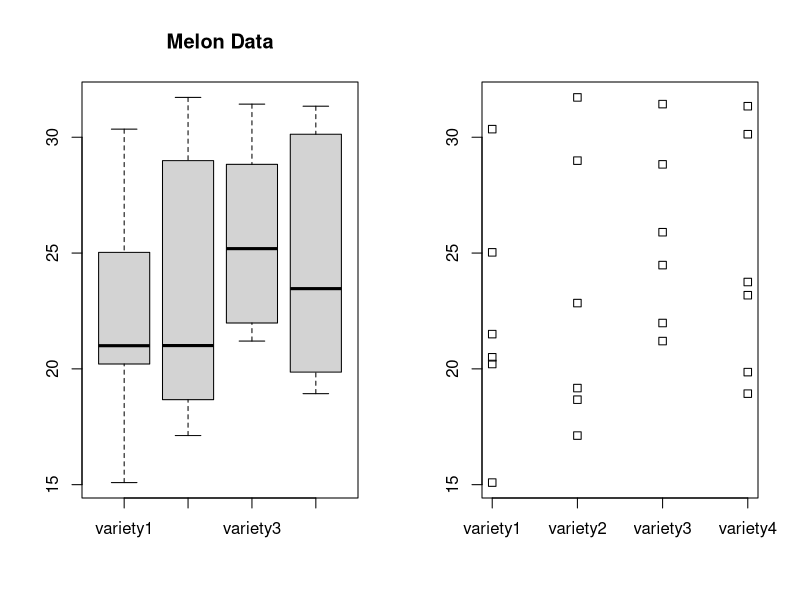
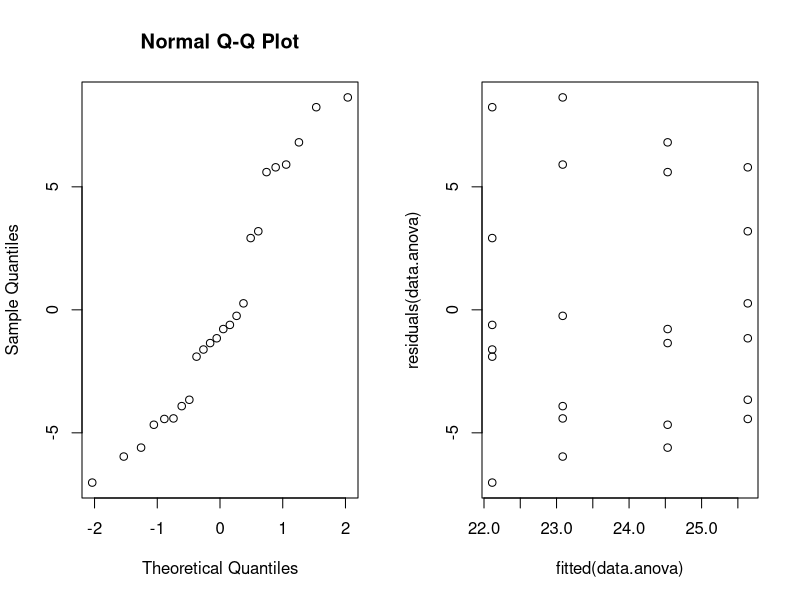

The R source for these figures, in order:
# randomization in R

I = 4 ; N=5
rep(1:I,N)
sample(rep(1:I,N))
# 4 1 2 2 3 3 2 4 2 4 3 1 3 1 3 4 1 2 4 1

data <- read.table("datas/melon.txt",header = TRUE)
data

par(mfrow=c(1,2)) ; boxplot(data,main="Melon Data") ; stripchart(data,vertical = TRUE)

# create a data frame with a numeric column of responses and second factor column of the corresponding factor levels
# make sure that 2nd column is a factor
dataframe.melon <- data.frame(yields=as.vector(as.matrix(data)), variety=factor(rep(1:4,each=6)))
dataframe.melon[1:5,]
dataframe.melon

is.factor(dataframe.melon$variety) ; is.numeric(dataframe.melon$variety)

# lm is used to fit linear models.
data.anova <- lm(yields~variety,data = dataframe.melon) ; data.anova
# Call:
# lm(formula = yields ~ variety, data = dataframe.melon)
anova(data.anova)

# Analysis of Variance Table

# Response: yields
#           Df Sum Sq   Mean Sq   F value   Pr(>F)
# variety    3  43.55   14.516   0.5543   0.6512
# Residuals 20 523.73   26.186

summary(data.anova)
fitted(data.anova)
confint(data.anova)
#                 2.5 %    97.5 %
# (Intercept) 17.755509 26.471158
# variety2    -5.191228  7.134561
# variety3    -2.639561  9.686228
# variety4    -3.744561  8.581228

# sum parametrization
contrasts(dataframe.melon$variety) = contr.sum
data.anova = lm(yields~variety, data = dataframe.melon) ; summary(data.anova)


par(mfrow=c(1,2))
qqnorm(residuals(data.anova)) ; plot(fitted(data.anova),residuals(data.anova))



# Kruskal-Wallis test ( non-parametric)

